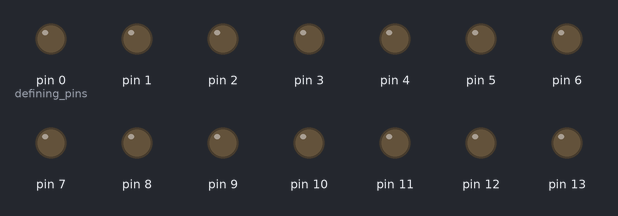
A sketch run on a simulated Arduino Uno, built with avr-gcc and run on an emulated ATmega328P. On the bench: output pins drawn as LEDs (lit = HIGH).

Above: at 3.2 s.
At 4.3 s:
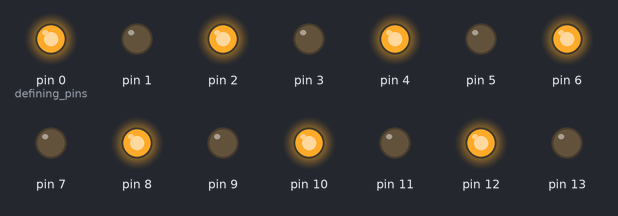
At 5.3 s:
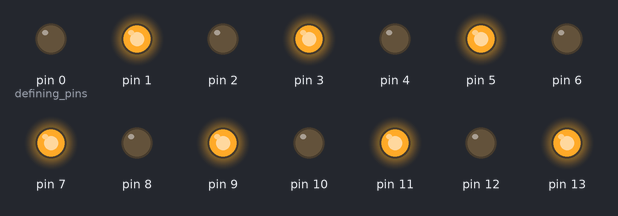
At 6.3 s:
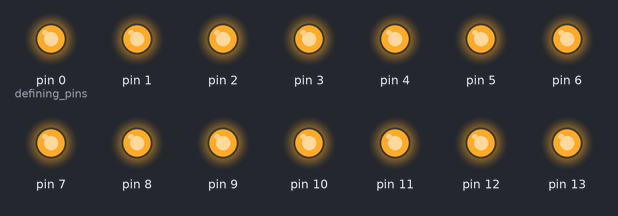
At 8.3 s:
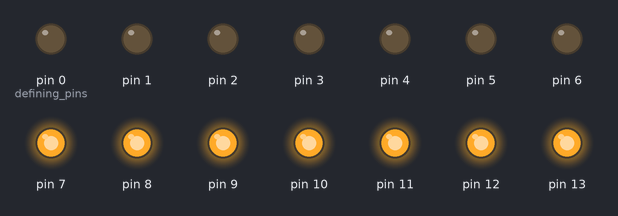
At 9.3 s:
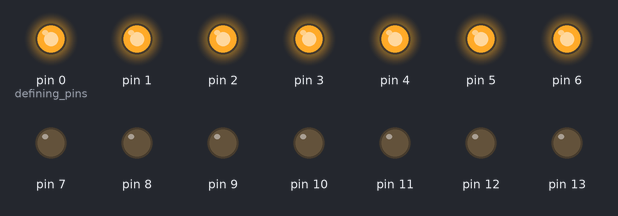
Timing chart, 0 to 12.7 s (numbered marks = the images above):
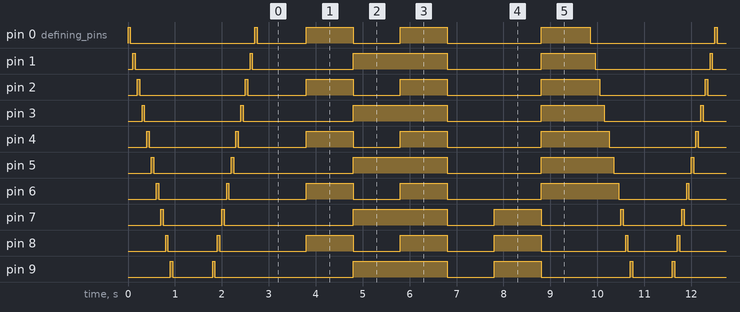

Measured:
- by itself, pin 0 (defining_pins): repeats every 9.8 s: LOW 2.7 s, HIGH 0.05 s, LOW 1.1 s, HIGH 1.0 s, LOW 1.0 s, HIGH 1.0 s, LOW 2.0 s, HIGH 1.1 s
- by itself, pin 1: repeats every 9.8 s: LOW 2.5 s, HIGH 0.05 s, LOW 2.2 s, HIGH 2.0 s, LOW 2.0 s, HIGH 1.2 s
- by itself, pin 2: repeats every 9.8 s: LOW 2.3 s, HIGH 0.05 s, LOW 1.3 s, HIGH 1.0 s, LOW 1.0 s, HIGH 1.0 s, LOW 2.0 s, HIGH 1.3 s
- by itself, pin 3: repeats every 9.8 s: LOW 2.1 s, HIGH 0.05 s, LOW 2.4 s, HIGH 2.0 s, LOW 2.0 s, HIGH 1.4 s
- by itself, pin 4: repeats every 9.8 s: LOW 1.9 s, HIGH 0.05 s, LOW 1.5 s, HIGH 1.0 s, LOW 1.0 s, HIGH 1.0 s, LOW 2.0 s, HIGH 1.5 s
- by itself, pin 5: repeats every 9.8 s: LOW 1.7 s, HIGH 0.05 s, LOW 2.6 s, HIGH 2.0 s, LOW 2.0 s, HIGH 1.6 s
- by itself, pin 6: repeats every 9.8 s: LOW 1.5 s, HIGH 0.05 s, LOW 1.7 s, HIGH 1.0 s, LOW 1.0 s, HIGH 1.0 s, LOW 2.0 s, HIGH 1.7 s
- by itself, pin 7: repeats every 9.8 s: LOW 1.3 s, HIGH 0.05 s, LOW 2.8 s, HIGH 2.0 s, LOW 1.0 s, HIGH 1.0 s, LOW 1.7 s, HIGH 0.05 s

The sketch:

Atmega32814LED_Chaser.ino
```cpp
int del = 50; //defining delay value (0.1 second)
int del1 = 1000; //defining delay value (1 second)
void setup() {
  // put your setup code here, to run once:
  pinMode(0, OUTPUT);//defining pins (0-13) as Outputs
  pinMode(1, OUTPUT);
  pinMode(2, OUTPUT);
  pinMode(3, OUTPUT);
  pinMode(4, OUTPUT);
  pinMode(5, OUTPUT);
  pinMode(6, OUTPUT);
  pinMode(7, OUTPUT);
  pinMode(8, OUTPUT);
  pinMode(9, OUTPUT);
  pinMode(10, OUTPUT);
  pinMode(11, OUTPUT);
  pinMode(12, OUTPUT);
  pinMode(13, OUTPUT);
}

void loop() {
  for (int i = 0; i <= 13; i++) { // For loop will count from 0 to 13 to turn ON and OFF every single pin
    digitalWrite(i, HIGH);        // Turning ON 1st output (LED)
    delay(del);                   // LED is ON for 20ms before turning OFF
    digitalWrite(i, LOW);         // Turning OFF 1st output (LED)
    delay(del);                   // Waiting 20ms before running the 2nd cycle of FOR loop
  }
  for (int i = 13; i >= 0; i--) { // For loop will count from 13 to 0 to turn ON and OFF every single pin
    digitalWrite(i, HIGH);        // Turning ON 1st output (LED)
    delay(del);                   // LED is ON for 20ms before turning OFF
    digitalWrite(i, LOW);         // Turning OFF 1st output (LED)
    delay(del);                   // Waiting 20ms before running the 2nd cycle of FOR loop
  }
  delay(del1);
  digitalWrite(0, HIGH);
  digitalWrite(1, LOW);
  digitalWrite(2, HIGH);
  digitalWrite(3, LOW);
  digitalWrite(4, HIGH);
  digitalWrite(5, LOW);
  digitalWrite(6, HIGH);
  digitalWrite(7, LOW);
  digitalWrite(8, HIGH);
  digitalWrite(9, LOW);
  digitalWrite(10,HIGH);
  digitalWrite(11, LOW);
  digitalWrite(12,HIGH);
  digitalWrite(13,LOW);
  delay(del1);
  digitalWrite(0, LOW);
  digitalWrite(1, HIGH);
  digitalWrite(2, LOW);
  digitalWrite(3, HIGH);
  digitalWrite(4, LOW);
  digitalWrite(5, HIGH);
  digitalWrite(6, LOW);
  digitalWrite(7, HIGH);
  digitalWrite(8, LOW);
  digitalWrite(9, HIGH);
  digitalWrite(10,LOW);
  digitalWrite(11,HIGH);
  digitalWrite(12,LOW);
  digitalWrite(13,HIGH);
  delay(del1);
  digitalWrite(0, HIGH);
  digitalWrite(1, HIGH);
  digitalWrite(2, HIGH);
  digitalWrite(3, HIGH);
  digitalWrite(4, HIGH);
  digitalWrite(5, HIGH);
  digitalWrite(6, HIGH);
  digitalWrite(7, HIGH);
  digitalWrite(8, HIGH);
  digitalWrite(9, HIGH);
  digitalWrite(10,HIGH);
  digitalWrite(11,HIGH);
  digitalWrite(12,HIGH);
  digitalWrite(13,HIGH);
  delay(del1);
  digitalWrite(0, LOW);
  digitalWrite(1, LOW);
  digitalWrite(2, LOW);
  digitalWrite(3, LOW);
  digitalWrite(4, LOW);
  digitalWrite(5, LOW);
  digitalWrite(6, LOW);
  digitalWrite(7, LOW);
  digitalWrite(8, LOW);
  digitalWrite(9, LOW);
  digitalWrite(10,LOW);
  digitalWrite(11,LOW);
  digitalWrite(12,LOW);
  digitalWrite(13,LOW);
  delay(del1);
  digitalWrite(0, LOW);
  digitalWrite(1, LOW);
  digitalWrite(2, LOW);
  digitalWrite(3, LOW);
  digitalWrite(4, LOW);
  digitalWrite(5, LOW);
  digitalWrite(6, LOW);
  digitalWrite(7, HIGH);
  digitalWrite(8, HIGH);
  digitalWrite(9, HIGH);
  digitalWrite(10,HIGH);
  digitalWrite(11,HIGH);
  digitalWrite(12,HIGH);
  digitalWrite(13,HIGH);
  delay(del1);
  digitalWrite(0,HIGH);
  digitalWrite(1, HIGH);
  digitalWrite(2, HIGH);
  digitalWrite(3, HIGH);
  digitalWrite(4, HIGH);
  digitalWrite(5, HIGH);
  digitalWrite(6, HIGH);
  digitalWrite(7, LOW);
  digitalWrite(8, LOW);
  digitalWrite(9, LOW);
  digitalWrite(10,LOW);
  digitalWrite(11,LOW);
  digitalWrite(12,LOW);
  digitalWrite(13,LOW);
  delay(del1);
}
```
